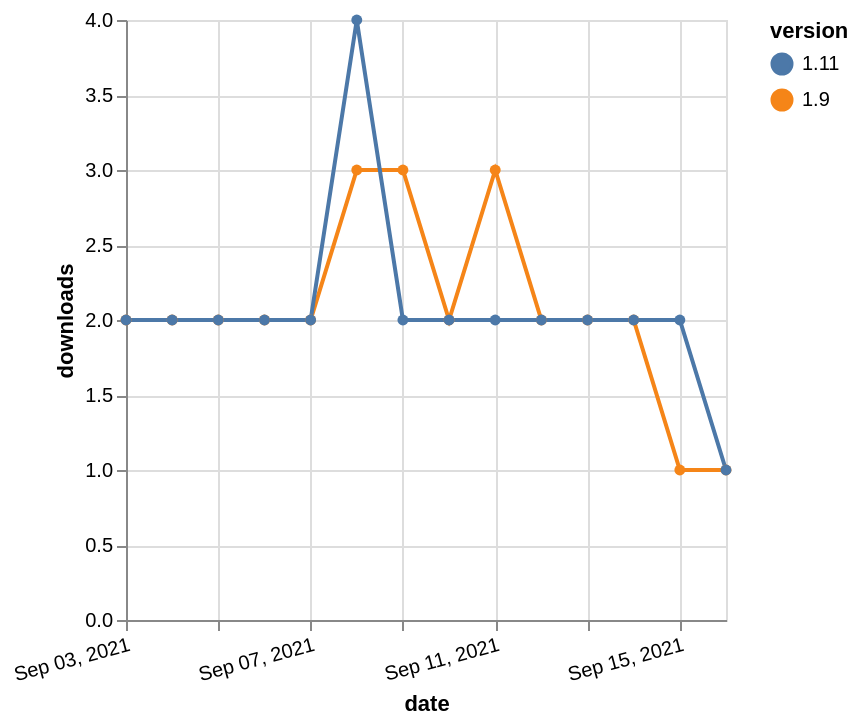

Write the Vega-Lite specification saved for this chart.
### Vega-Lite specification from a JSON file in a GitHub repository (floating-point values rounded to 4 significant figures)
{"$schema": "https://vega.github.io/schema/vega-lite/v5.json", "description": "A simple bar chart with embedded data.", "data": {"values": [{"date": "2021-09-03", "total": 3723, "delta": 2, "version": "1.9"}, {"date": "2021-09-04", "total": 3725, "delta": 2, "version": "1.9"}, {"date": "2021-09-05", "total": 3727, "delta": 2, "version": "1.9"}, {"date": "2021-09-06", "total": 3729, "delta": 2, "version": "1.9"}, {"date": "2021-09-07", "total": 3731, "delta": 2, "version": "1.9"}, {"date": "2021-09-08", "total": 3734, "delta": 3, "version": "1.9"}, {"date": "2021-09-09", "total": 3737, "delta": 3, "version": "1.9"}, {"date": "2021-09-10", "total": 3739, "delta": 2, "version": "1.9"}, {"date": "2021-09-11", "total": 3742, "delta": 3, "version": "1.9"}, {"date": "2021-09-12", "total": 3744, "delta": 2, "version": "1.9"}, {"date": "2021-09-13", "total": 3746, "delta": 2, "version": "1.9"}, {"date": "2021-09-14", "total": 3748, "delta": 2, "version": "1.9"}, {"date": "2021-09-15", "total": 3749, "delta": 1, "version": "1.9"}, {"date": "2021-09-16", "total": 3750, "delta": 1, "version": "1.9"}, {"date": "2021-09-03", "total": 3386, "delta": 2, "version": "1.11"}, {"date": "2021-09-04", "total": 3388, "delta": 2, "version": "1.11"}, {"date": "2021-09-05", "total": 3390, "delta": 2, "version": "1.11"}, {"date": "2021-09-06", "total": 3392, "delta": 2, "version": "1.11"}, {"date": "2021-09-07", "total": 3394, "delta": 2, "version": "1.11"}, {"date": "2021-09-08", "total": 3398, "delta": 4, "version": "1.11"}, {"date": "2021-09-09", "total": 3400, "delta": 2, "version": "1.11"}, {"date": "2021-09-10", "total": 3402, "delta": 2, "version": "1.11"}, {"date": "2021-09-11", "total": 3404, "delta": 2, "version": "1.11"}, {"date": "2021-09-12", "total": 3406, "delta": 2, "version": "1.11"}, {"date": "2021-09-13", "total": 3408, "delta": 2, "version": "1.11"}, {"date": "2021-09-14", "total": 3410, "delta": 2, "version": "1.11"}, {"date": "2021-09-15", "total": 3412, "delta": 2, "version": "1.11"}, {"date": "2021-09-16", "total": 3413, "delta": 1, "version": "1.11"}]}, "width": "container", "mark": {"type": "line", "point": {"filled": true}}, "encoding": {"x": {"field": "date", "type": "temporal", "timeUnit": "yearmonthdate", "title": "date", "axis": {"labelAngle": -15}}, "y": {"field": "delta", "type": "quantitative", "title": "downloads"}, "color": {"field": "version", "type": "nominal"}, "tooltip": {"field": "delta"}}}
